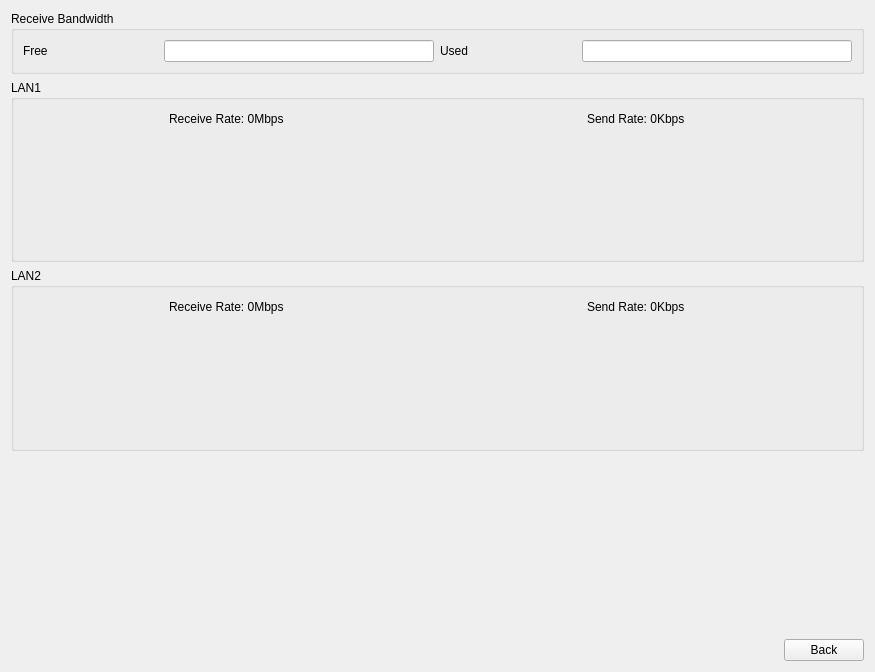
<?xml version="1.0" encoding="UTF-8"?>
<ui version="4.0">
 <class>TabBandWidth</class>
 <widget class="QWidget" name="TabBandWidth">
  <property name="geometry">
   <rect>
    <x>0</x>
    <y>0</y>
    <width>875</width>
    <height>672</height>
   </rect>
  </property>
  <property name="windowTitle">
   <string>Form</string>
  </property>
  <layout class="QVBoxLayout" name="verticalLayout">
   <item>
    <widget class="QGroupBox" name="groupBox_bandwidth">
     <property name="title">
      <string>Receive Bandwidth</string>
     </property>
     <property name="flat">
      <bool>true</bool>
     </property>
     <layout class="QHBoxLayout" name="horizontalLayout">
      <item>
       <widget class="QLabel" name="label_free">
        <property name="sizePolicy">
         <sizepolicy hsizetype="Preferred" vsizetype="Preferred">
          <horstretch>1</horstretch>
          <verstretch>0</verstretch>
         </sizepolicy>
        </property>
        <property name="text">
         <string>Free</string>
        </property>
       </widget>
      </item>
      <item>
       <widget class="QLineEdit" name="lineEdit_bandwidthFree">
        <property name="sizePolicy">
         <sizepolicy hsizetype="Expanding" vsizetype="Fixed">
          <horstretch>2</horstretch>
          <verstretch>0</verstretch>
         </sizepolicy>
        </property>
        <property name="readOnly">
         <bool>true</bool>
        </property>
       </widget>
      </item>
      <item>
       <widget class="QLabel" name="label_used">
        <property name="sizePolicy">
         <sizepolicy hsizetype="Preferred" vsizetype="Preferred">
          <horstretch>1</horstretch>
          <verstretch>0</verstretch>
         </sizepolicy>
        </property>
        <property name="text">
         <string>Used</string>
        </property>
       </widget>
      </item>
      <item>
       <widget class="QLineEdit" name="lineEdit_bandwidthUsed">
        <property name="sizePolicy">
         <sizepolicy hsizetype="Expanding" vsizetype="Fixed">
          <horstretch>2</horstretch>
          <verstretch>0</verstretch>
         </sizepolicy>
        </property>
        <property name="readOnly">
         <bool>true</bool>
        </property>
       </widget>
      </item>
     </layout>
    </widget>
   </item>
   <item>
    <widget class="QGroupBox" name="groupBox_lan1">
     <property name="title">
      <string>LAN1</string>
     </property>
     <property name="flat">
      <bool>true</bool>
     </property>
     <layout class="QGridLayout" name="gridLayout">
      <item row="2" column="0">
       <widget class="NetworkChart" name="chart_lan1Receive" native="true">
        <property name="sizePolicy">
         <sizepolicy hsizetype="Preferred" vsizetype="Expanding">
          <horstretch>0</horstretch>
          <verstretch>0</verstretch>
         </sizepolicy>
        </property>
       </widget>
      </item>
      <item row="2" column="2">
       <widget class="NetworkChart" name="chart_lan1Send" native="true">
        <property name="sizePolicy">
         <sizepolicy hsizetype="Preferred" vsizetype="Expanding">
          <horstretch>0</horstretch>
          <verstretch>0</verstretch>
         </sizepolicy>
        </property>
       </widget>
      </item>
      <item row="1" column="0">
       <layout class="QHBoxLayout" name="horizontalLayout_3">
        <item>
         <spacer name="horizontalSpacer_2">
          <property name="orientation">
           <enum>Qt::Horizontal</enum>
          </property>
          <property name="sizeHint" stdset="0">
           <size>
            <width>40</width>
            <height>20</height>
           </size>
          </property>
         </spacer>
        </item>
        <item>
         <widget class="QLabel" name="label_3">
          <property name="maximumSize">
           <size>
            <width>32</width>
            <height>32</height>
           </size>
          </property>
          <property name="text">
           <string/>
          </property>
          <property name="pixmap">
           <pixmap>:/status/status/recive.png</pixmap>
          </property>
          <property name="scaledContents">
           <bool>true</bool>
          </property>
          <property name="style" stdset="0">
           <string>transparent</string>
          </property>
         </widget>
        </item>
        <item>
         <widget class="QLabel" name="label_lan1Receive">
          <property name="sizePolicy">
           <sizepolicy hsizetype="Expanding" vsizetype="Preferred">
            <horstretch>0</horstretch>
            <verstretch>0</verstretch>
           </sizepolicy>
          </property>
          <property name="text">
           <string>Receive Rate: 0Mbps</string>
          </property>
          <property name="alignment">
           <set>Qt::AlignLeading|Qt::AlignLeft|Qt::AlignVCenter</set>
          </property>
          <property name="style" stdset="0">
           <string>transparent</string>
          </property>
         </widget>
        </item>
        <item>
         <spacer name="horizontalSpacer">
          <property name="orientation">
           <enum>Qt::Horizontal</enum>
          </property>
          <property name="sizeHint" stdset="0">
           <size>
            <width>40</width>
            <height>20</height>
           </size>
          </property>
         </spacer>
        </item>
       </layout>
      </item>
      <item row="1" column="2">
       <layout class="QHBoxLayout" name="horizontalLayout_4">
        <item>
         <spacer name="horizontalSpacer_3">
          <property name="orientation">
           <enum>Qt::Horizontal</enum>
          </property>
          <property name="sizeHint" stdset="0">
           <size>
            <width>40</width>
            <height>20</height>
           </size>
          </property>
         </spacer>
        </item>
        <item>
         <widget class="QLabel" name="label_4">
          <property name="maximumSize">
           <size>
            <width>32</width>
            <height>32</height>
           </size>
          </property>
          <property name="text">
           <string/>
          </property>
          <property name="pixmap">
           <pixmap>:/status/status/send.png</pixmap>
          </property>
          <property name="scaledContents">
           <bool>true</bool>
          </property>
          <property name="style" stdset="0">
           <string>transparent</string>
          </property>
         </widget>
        </item>
        <item>
         <widget class="QLabel" name="label_lan1Send">
          <property name="sizePolicy">
           <sizepolicy hsizetype="Expanding" vsizetype="Preferred">
            <horstretch>0</horstretch>
            <verstretch>0</verstretch>
           </sizepolicy>
          </property>
          <property name="text">
           <string>Send Rate: 0Kbps</string>
          </property>
          <property name="alignment">
           <set>Qt::AlignLeading|Qt::AlignLeft|Qt::AlignVCenter</set>
          </property>
          <property name="style" stdset="0">
           <string>transparent</string>
          </property>
         </widget>
        </item>
        <item>
         <spacer name="horizontalSpacer_4">
          <property name="orientation">
           <enum>Qt::Horizontal</enum>
          </property>
          <property name="sizeHint" stdset="0">
           <size>
            <width>40</width>
            <height>20</height>
           </size>
          </property>
         </spacer>
        </item>
       </layout>
      </item>
     </layout>
    </widget>
   </item>
   <item>
    <widget class="QGroupBox" name="groupBox_lan2">
     <property name="title">
      <string>LAN2</string>
     </property>
     <property name="flat">
      <bool>true</bool>
     </property>
     <layout class="QGridLayout" name="gridLayout_2">
      <item row="1" column="0">
       <widget class="NetworkChart" name="chart_lan2Receive" native="true">
        <property name="sizePolicy">
         <sizepolicy hsizetype="Preferred" vsizetype="Expanding">
          <horstretch>0</horstretch>
          <verstretch>0</verstretch>
         </sizepolicy>
        </property>
       </widget>
      </item>
      <item row="0" column="0">
       <layout class="QHBoxLayout" name="horizontalLayout_5">
        <item>
         <spacer name="horizontalSpacer_5">
          <property name="orientation">
           <enum>Qt::Horizontal</enum>
          </property>
          <property name="sizeHint" stdset="0">
           <size>
            <width>40</width>
            <height>20</height>
           </size>
          </property>
         </spacer>
        </item>
        <item>
         <widget class="QLabel" name="label_5">
          <property name="maximumSize">
           <size>
            <width>32</width>
            <height>32</height>
           </size>
          </property>
          <property name="text">
           <string/>
          </property>
          <property name="pixmap">
           <pixmap>:/status/status/recive.png</pixmap>
          </property>
          <property name="scaledContents">
           <bool>true</bool>
          </property>
          <property name="style" stdset="0">
           <string>transparent</string>
          </property>
         </widget>
        </item>
        <item>
         <widget class="QLabel" name="label_lan2Receive">
          <property name="sizePolicy">
           <sizepolicy hsizetype="Expanding" vsizetype="Preferred">
            <horstretch>0</horstretch>
            <verstretch>0</verstretch>
           </sizepolicy>
          </property>
          <property name="text">
           <string>Receive Rate: 0Mbps</string>
          </property>
          <property name="alignment">
           <set>Qt::AlignLeading|Qt::AlignLeft|Qt::AlignVCenter</set>
          </property>
          <property name="style" stdset="0">
           <string>transparent</string>
          </property>
         </widget>
        </item>
        <item>
         <spacer name="horizontalSpacer_6">
          <property name="orientation">
           <enum>Qt::Horizontal</enum>
          </property>
          <property name="sizeHint" stdset="0">
           <size>
            <width>40</width>
            <height>20</height>
           </size>
          </property>
         </spacer>
        </item>
       </layout>
      </item>
      <item row="1" column="1">
       <widget class="NetworkChart" name="chart_lan2Send" native="true">
        <property name="sizePolicy">
         <sizepolicy hsizetype="Preferred" vsizetype="Expanding">
          <horstretch>0</horstretch>
          <verstretch>0</verstretch>
         </sizepolicy>
        </property>
       </widget>
      </item>
      <item row="0" column="1">
       <layout class="QHBoxLayout" name="horizontalLayout_6">
        <item>
         <spacer name="horizontalSpacer_7">
          <property name="orientation">
           <enum>Qt::Horizontal</enum>
          </property>
          <property name="sizeHint" stdset="0">
           <size>
            <width>40</width>
            <height>20</height>
           </size>
          </property>
         </spacer>
        </item>
        <item>
         <widget class="QLabel" name="label_6">
          <property name="maximumSize">
           <size>
            <width>32</width>
            <height>32</height>
           </size>
          </property>
          <property name="text">
           <string/>
          </property>
          <property name="pixmap">
           <pixmap>:/status/status/send.png</pixmap>
          </property>
          <property name="scaledContents">
           <bool>true</bool>
          </property>
          <property name="style" stdset="0">
           <string>transparent</string>
          </property>
         </widget>
        </item>
        <item>
         <widget class="QLabel" name="label_lan2Send">
          <property name="sizePolicy">
           <sizepolicy hsizetype="Expanding" vsizetype="Preferred">
            <horstretch>0</horstretch>
            <verstretch>0</verstretch>
           </sizepolicy>
          </property>
          <property name="text">
           <string>Send Rate: 0Kbps</string>
          </property>
          <property name="alignment">
           <set>Qt::AlignLeading|Qt::AlignLeft|Qt::AlignVCenter</set>
          </property>
          <property name="style" stdset="0">
           <string>transparent</string>
          </property>
         </widget>
        </item>
        <item>
         <spacer name="horizontalSpacer_8">
          <property name="orientation">
           <enum>Qt::Horizontal</enum>
          </property>
          <property name="sizeHint" stdset="0">
           <size>
            <width>40</width>
            <height>20</height>
           </size>
          </property>
         </spacer>
        </item>
       </layout>
      </item>
     </layout>
    </widget>
   </item>
   <item>
    <spacer name="verticalSpacer">
     <property name="orientation">
      <enum>Qt::Vertical</enum>
     </property>
     <property name="sizeHint" stdset="0">
      <size>
       <width>20</width>
       <height>172</height>
      </size>
     </property>
    </spacer>
   </item>
   <item>
    <layout class="QHBoxLayout" name="horizontalLayout_2">
     <item>
      <spacer name="horizontalSpacer_9">
       <property name="orientation">
        <enum>Qt::Horizontal</enum>
       </property>
       <property name="sizeHint" stdset="0">
        <size>
         <width>40</width>
         <height>20</height>
        </size>
       </property>
      </spacer>
     </item>
     <item>
      <widget class="QPushButton" name="pushButtonBack">
       <property name="text">
        <string>Back</string>
       </property>
      </widget>
     </item>
    </layout>
   </item>
  </layout>
 </widget>
 <customwidgets>
  <customwidget>
   <class>NetworkChart</class>
   <extends>QWidget</extends>
   <header>networkchart.h</header>
   <container>1</container>
  </customwidget>
 </customwidgets>
 <resources>
  <include location="../resource/resource.qrc"/>
 </resources>
 <connections/>
</ui>
